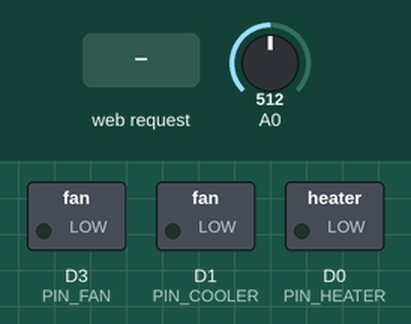
This sketch was run on a simulated ESP8266 (NodeMCU). On the bench: switched loads named in the sketch (green lamp = pin HIGH). The test bench sets the inputs (shaded band); at power-on: A0 = 512. WiFi joins after 1.5 s; servers stay silent unless stated; network time is answered at once with the bench clock; the local clock reads 2024-03-15 10:24:30 at power-on unless the sketch sets it; what the sketch prints to the serial monitor is not drawn.

Above: at 2.7 s.
2.8 s: HTTP request GET /?state=cool received
At 3.6 s:
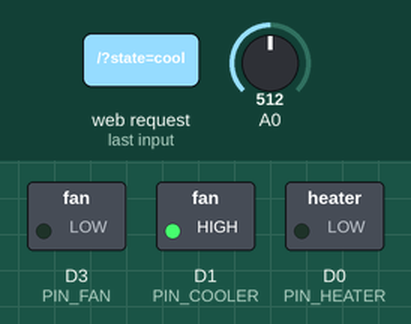
4.3 s: HTTP request GET /?state=heat received
At 5.5 s:
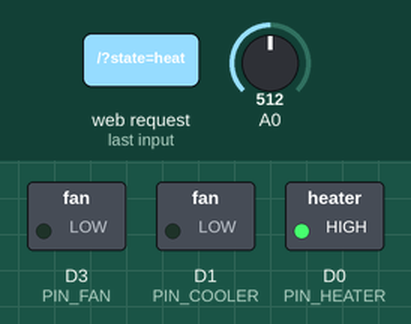
5.8 s: HTTP request GET /?state=off received
At 6.4 s:
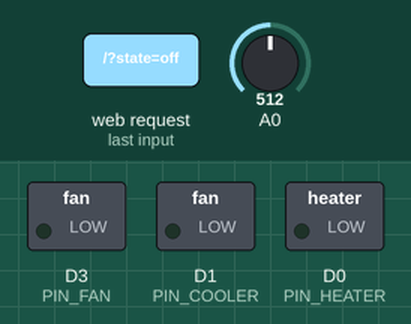
Timing chart, 0 to 8.8 s (numbered marks = the images above; inputs shaded):
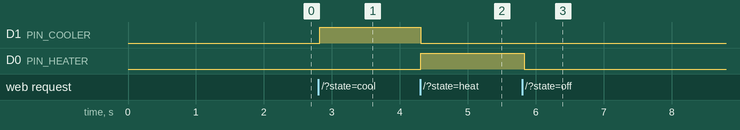

Measured:
- after the input at 2.8 s, D1 (PIN_COOLER): LOW → HIGH at once
- after the input at 4.3 s, D1 (PIN_COOLER): HIGH → LOW at once; D0 (PIN_HEATER): LOW → HIGH at once
- after the input at 5.8 s, D0 (PIN_HEATER): HIGH → LOW at once

The sketch:

thermostat.ino
```cpp
// (licence header left out)
#include <ESP8266WiFi.h>
#include <WiFiUdp.h>
#include <EEPROM.h>

#include "NTPClient.h"
#include "ArduinoMedianFilter.h"

class Thermostat
{
  public:
    enum State { Cool, Off, Heat };

    Thermostat()
    {
      // default values
      _expectedTemperature = 75;
      _actualTemperature = 75;
      _state = State::Off;
    }

    void setup()
    {
      // prepare pins
      pinMode(PIN_HEATER, OUTPUT);
      pinMode(PIN_COOLER, OUTPUT);
      pinMode(PIN_FAN, OUTPUT);

      allLow();
    }

    // applying settings from web page and turning on/off corresponding pins
    void apply()
    {
      allLow();

      switch (_state)
      {
        case Thermostat::State::Heat:
          digitalWrite(PIN_HEATER, HIGH);

          if (_actualTemperature < _expectedTemperature)
          {
            digitalWrite(PIN_FAN, HIGH);
          }

          break;
        case Thermostat::State::Cool:
          digitalWrite(PIN_COOLER, HIGH);

          if (_actualTemperature > _expectedTemperature)
          {
            digitalWrite(PIN_FAN, HIGH);
          }
          break;
        case Thermostat::State::Off:
          digitalWrite(PIN_FAN, LOW);
          break;
      }
    }

    void load()
    {
      _state = static_cast<State>(EEPROM.read(0));
      _expectedTemperature = EEPROM.read(1);
    }

    void save()
    {
      EEPROM.write(0, _state);
      EEPROM.write(1, _expectedTemperature);
    }

  public:
    State _state;
    int _expectedTemperature;
    int _actualTemperature;

  private:

    void allLow()
    {
      digitalWrite(PIN_COOLER, LOW);
      digitalWrite(PIN_HEATER, LOW);
      digitalWrite(PIN_FAN, LOW);
    }

    const int PIN_HEATER = D0; // shorting R and W wires turns on heater
    const int PIN_COOLER = D1; // shorting R and Y wires turns on cooler
    const int PIN_FAN = D3; // shorting R and G wires turns on fan
    const int TEMPERATURE_THRESHOLD = 3;
};


namespace Schedule
{
namespace Weekday
{
bool ON = false;
bool OFF = false;
const char* NAME_ON = "wkyon";
const char* NAME_OFF = "wkyoff";

int ON_TIME = -1; // hours
int OFF_TIME = -1;
const char* NAME_ON_TIME = "wkytimeon";
const char* NAME_OFF_TIME = "wkytimeoff";
}

namespace Weekend
{
bool ON = false;
bool OFF = false;
const char* NAME_ON = "wkdon";
const char* NAME_OFF = "wkdoff";

int ON_TIME = -1;
int OFF_TIME = -1;
const char* NAME_ON_TIME = "wkdtimeon";
const char* NAME_OFF_TIME = "wkdtimeoff";
}
}

////////////////////////////////////////////////////////////////////////////////////////////////////////////////////////////////////////////////////////////////////

// Enter your WiFi network SSID
const char* ssid = "";
// Enter your WiFi network password
const char* password = "";

/*
   Go to settings of your router, add port forwarding to the PORT_NETWORK port
   Find out your public IP, then you can connect to the webserver by simply going to http://my_public_ip:PORT_NETWORK
*/
const int PORT_NETWORK = 8150;

WiFiServer server(PORT_NETWORK);
WiFiUDP ntpUDP;

Thermostat thermostat;

NTPClient timeClient(ntpUDP);

void setup() {
  Serial.begin(9600);
  while (!Serial) {
    delay(10); // wait for serial port to connect. Needed for native USB port only
  }

  // Connect to WiFi network
  Serial.println();
  Serial.print("Connecting to ");
  Serial.println(ssid);

  WiFi.begin(ssid, password);

  while (WiFi.status() != WL_CONNECTED) {
    delay(500);
    Serial.print(".");
  }
  Serial.println("");
  Serial.println("WiFi connected");

  // Start the server
  server.begin();

  thermostat.setup();

  timeClient.begin();
  timeClient.setTimeOffset(-6 * 60 * 60);
  timeClient.setUpdateInterval(120000);
  timeClient.update();

  Serial.println(timeClient.getFormattedTime());

  // Print the IP address
  Serial.print("IP: ");
  Serial.println(WiFi.localIP());
}

bool getValue(int &value, const char* name, const String &request)
{
  int idxStart = request.indexOf(name);

  if (idxStart == -1)
  {
    return false;
  }

  idxStart = request.indexOf("=", idxStart + 1);

  if (idxStart == -1)
  {
    return false;
  }

  ++idxStart;

  int idxEnd = request.indexOf("&", idxStart + 1);

  if (idxEnd == -1)
  {
    idxEnd = request.length() - 1;
  }

  value = request.substring(idxStart, idxEnd).toInt();

  return true;
}

const uint16_t SAMPLES_COUNT = 300;
ArduinoMedianFilter<uint16_t, SAMPLES_COUNT> temperatureFilter;


double celciusToFahrenheit(double celsius)
{
  return celsius * 9.0 / 5.0 + 32;
}

double getTemperature()
{
  uint16_t ntcRef; // digital value on NTC thermistor

  for (int i = 0; i < SAMPLES_COUNT; i++)
  {
    temperatureFilter.set(i, analogRead(A0));
    //delay(1);
  }

  temperatureFilter.getAverage(30, ntcRef);

  int gndRef = 5; // value on A0 pin when it's connected to GND
  int vccRef = 985; // value on A0 pin when it's connected to 3.3V
  double Vcc = 3.277; // real voltage between 3.3 and GND pins, use multimeter to measure.

  ntcRef = constrain(ntcRef, gndRef, vccRef);

  // Real voltage on analogue pin
  double Vout = Vcc * (ntcRef - gndRef) / (vccRef - gndRef);

  double R0 = 20210.0; // resistor in voltage divider, use multimeter to measure

  // calculating current resistance of thermistor
  double Rntc = (R0 * Vout) / (Vcc - Vout);

  Rntc = log(Rntc);
  double temperature = 1.0 / (0.001129148 + (0.000234125 + (0.0000000876741 * Rntc * Rntc )) * Rntc );
  temperature -= 273.15;

  return temperature;
}

const char index_html[] = R"=====(
<canvas id="myCanvas" width="200" height="100"
style="border:1px solid #d3d3d3;">
Your browser does not support the canvas element.
</canvas>

<script>

var canvas = document.getElementById("myCanvas");
var ctx = canvas.getContext("2d");
ctx.moveTo(0,0);
ctx.lineTo(200,100);
ctx.stroke();

</script>
)=====";

double gTemperature = 0.0;

void loop() {

  // Check if a client has connected
  WiFiClient client = server.available();
  if (!client) {
    gTemperature = celciusToFahrenheit(getTemperature());
    Serial.println(gTemperature);
    timeClient.update();
    return;
  }

  // Wait until the client sends some data
  Serial.println("new client");

  const int timeOut = 3000;
  int time = millis();
  while (!client.available())
  {
    delay(10);
    if (millis() - time > timeOut)
    {
      client.stop();
      return;
    }
  }

  //HTTP REQUEST
  String httpRequest = client.readStringUntil('\r');
  Serial.println(httpRequest);
  client.flush();

  if (httpRequest.indexOf("state=off") != -1)
  {
    thermostat._state = Thermostat::State::Off;
  } else if (httpRequest.indexOf("state=cool") != -1)
  {
    thermostat._state = Thermostat::State::Cool;
  } else if (httpRequest.indexOf("state=heat") != -1)
  {
    thermostat._state = Thermostat::State::Heat;
  }

  getValue(thermostat._expectedTemperature, "temperature", httpRequest);

  int tz;
  if (getValue(tz, "timeZone", httpRequest))
  {
    timeClient.setTimeOffset(tz * 3600);
  }

  Schedule::Weekday::ON = (httpRequest.indexOf(Schedule::Weekday::NAME_ON) != -1);
  Schedule::Weekday::OFF = (httpRequest.indexOf(Schedule::Weekday::NAME_OFF) != -1);
  Schedule::Weekend::ON = (httpRequest.indexOf(Schedule::Weekend::NAME_ON) != -1);
  Schedule::Weekend::OFF = (httpRequest.indexOf(Schedule::Weekend::NAME_OFF) != -1);

  getValue(Schedule::Weekday::ON_TIME, Schedule::Weekday::NAME_ON_TIME, httpRequest);
  getValue(Schedule::Weekday::OFF_TIME, Schedule::Weekday::NAME_OFF_TIME, httpRequest);
  getValue(Schedule::Weekend::ON_TIME, Schedule::Weekend::NAME_ON_TIME, httpRequest);
  getValue(Schedule::Weekend::OFF_TIME, Schedule::Weekend::NAME_OFF_TIME, httpRequest);

  thermostat.apply();

  client.flush();

  //HTTP RESPONSE

  // send a standard http response header
  client.print("HTTP/1.1 200 OK\r\nContent-Type: text/html\r\nConnection: close\r\n\r\n");
  // send web page
  const char* httpHeader =
  R"=====(
  <!DOCTYPE html>
  <html>
  <head>
  <title>Thermostat control</title>
  <meta name="viewport" content="width=device-width, initial-scale=1.0">
  </head>
  <body>
  <h1>Thermostat</h1>
  )=====";
client.println(httpHeader);

// controls
client.print("<form>");

const char strChecked[] = "checked";
char strElement[90];

sprintf(strElement, "<p>Time: %s</p>", timeClient.getFormattedTime().c_str());
client.print(strElement);

sprintf(strElement, "<p>Temperature: %dF</p><br>", (int)gTemperature);
client.println(strElement);

sprintf(strElement, "<input name=state type=radio value=cool %s />Cool<br><br>", (thermostat._state == Thermostat::State::Cool) ? strChecked : "");
client.print(strElement);
sprintf(strElement, "<input name=state type=radio value=off %s />Off<br><br>", (thermostat._state == Thermostat::State::Off) ? strChecked : "");
client.print(strElement);
sprintf(strElement, "<input name=state type=radio value=heat %s />Heat<br><br>", (thermostat._state == Thermostat::State::Heat) ? strChecked : "");
client.print(strElement);

client.println("<br>");
sprintf(strElement, "<label>Temperature </label><input name=temperature type=number value=%d /><br><br>", thermostat._expectedTemperature);
client.print(strElement);

sprintf(strElement, "<label>Time zone </label><input name=timeZone type=number value=%d /><br><br>", timeClient.getTimeOffset() / 3600);
client.print(strElement);

// Schedule, weekdays

const char* TAG_DIV_CLEAR = "<div style=\"clear:left;\" /><br>";

client.print("<div style=\"float:left;\" >");
sprintf(strElement, "<label>Weekday, ON </label><input name=%s type=checkbox value=true %s />", Schedule::Weekday::NAME_ON, (Schedule::Weekday::ON) ? strChecked : "");
client.print(strElement);

sprintf(strElement, "<label> Time (hours) </label><input name=%s type=number value=%d />", Schedule::Weekday::NAME_ON_TIME, Schedule::Weekday::ON_TIME);
client.print(strElement);

client.print("</div>");
client.print(TAG_DIV_CLEAR);

client.print("<div style=\"float:left;\" >");
sprintf(strElement, "<label>Weekday, OFF </label><input name=%s type=checkbox value=true %s />", Schedule::Weekday::NAME_OFF, (Schedule::Weekday::OFF) ? strChecked : "");
client.print(strElement);

sprintf(strElement, "<label>Time (hours) </label><input name=%s type=number value=%d />", Schedule::Weekday::NAME_OFF_TIME, Schedule::Weekday::OFF_TIME);
client.print(strElement);

client.print("</div>");
client.print(TAG_DIV_CLEAR);

// Schedule, weekends
client.print("<div style=\"float:left;\" >");
sprintf(strElement, "<label>Weekend, ON </label><input name=%s type=checkbox value=true %s />", Schedule::Weekend::NAME_ON, (Schedule::Weekend::ON) ? strChecked : "");
client.print(strElement);

sprintf(strElement, "<label>Time (hours) </label><input name=%s type=number value=%d />", Schedule::Weekend::NAME_ON_TIME, Schedule::Weekend::ON_TIME);
client.print(strElement);

client.print("</div>");
client.print(TAG_DIV_CLEAR);

client.print("<div style=\"float:left;\" >");
sprintf(strElement, "<label>Weekend, OFF </label><input name=%s type=checkbox value=true %s />", Schedule::Weekend::NAME_OFF, (Schedule::Weekend::OFF) ? strChecked : "");
client.print(strElement);

sprintf(strElement, "<label>Time (hours) </label><input name=%s type=number value=%d />", Schedule::Weekend::NAME_OFF_TIME, Schedule::Weekend::OFF_TIME);
client.print(strElement);

client.print("</div>");
client.print(TAG_DIV_CLEAR);

client.print("<input type=submit value=Apply /><br>");
client.println("</form>");

client.println("<p></p>");

client.println(index_html);

client.println("</body>");
client.println("</html>");

timeClient.update();

delay(1);
}
```

ArduinoMedianFilter.h
```cpp
#ifndef ArduinoMedianFilter_h
#define ArduinoMedianFilter_h

/*
  Copyright(c) 2017 Rustam Iskenderov

  Permission is hereby granted, free of charge, to any person obtaining a copy
  of this software and associated documentation files(the "Software"), to deal
  in the Software without restriction, including without limitation the rights
  to use, copy, modify, merge, publish, distribute, sublicense, and / or sell
  copies of the Software, and to permit persons to whom the Software is
  furnished to do so, subject to the following conditions :

  The above copyright notice and this permission notice shall be included in all
  copies or substantial portions of the Software.

  THE SOFTWARE IS PROVIDED "AS IS", WITHOUT WARRANTY OF ANY KIND, EXPRESS OR
  IMPLIED, INCLUDING BUT NOT LIMITED TO THE WARRANTIES OF MERCHANTABILITY,
  FITNESS FOR A PARTICULAR PURPOSE AND NONINFRINGEMENT.IN NO EVENT SHALL THE
  AUTHORS OR COPYRIGHT HOLDERS BE LIABLE FOR ANY CLAIM, DAMAGES OR OTHER
  LIABILITY, WHETHER IN AN ACTION OF CONTRACT, TORT OR OTHERWISE, ARISING FROM,
  OUT OF OR IN CONNECTION WITH THE SOFTWARE OR THE USE OR OTHER DEALINGS IN THE
  SOFTWARE.
*/


/*
  High performance and low memory usage sorting algorithm for running median filter.
*/

template <typename T, unsigned int _size>
class ArduinoMedianFilter
{
  public:
    ArduinoMedianFilter()
    {
    };

    void set(unsigned int idx, T value)
    {
      _buffer[idx] = value;
    };

    bool getMedian(T& value)
    {
      sort();
      value = _buffer[_size / 2];
      return true;
    };


    bool getAverage(unsigned int samples, T &value)
    {
      if (samples > 0)
      {
        if (_size < samples)
          samples = _size;

        unsigned int start = (_size - samples) / 2;
        unsigned int end = start + samples;

        sort();

        T sum = 0;
        for (unsigned int i = start; i < end; ++i)
        {
          sum += _buffer[i];
        }
        value = sum / samples;

        return true;
      }

      return false;
    }


  private:
    T _buffer[_size];

    void sort()
    {
      unsigned int gap = _size;
      unsigned int swapped = true;

      while (gap > 1 || swapped == true)
      {
        gap = (gap * 10) / 13;

        if (gap < 1)
          gap = 1;

        swapped = false;

        for (unsigned int i = 0; i < _size - gap; ++i)
        {
          if (_buffer[i] > _buffer[i + gap])
          {
            T tmp = _buffer[i];
            _buffer[i] = _buffer[i + gap];
            _buffer[i + gap] = tmp;
            swapped = true;
          }
        }
      }
    }


};

#endif
```
